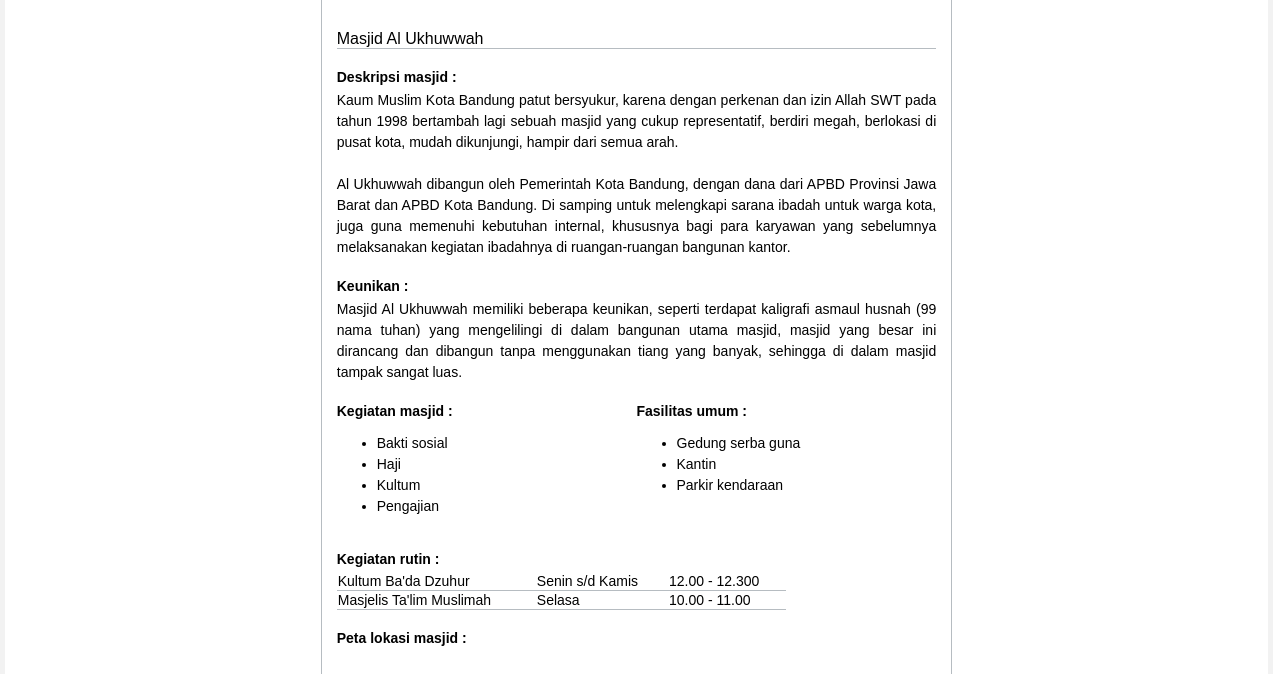
The app's page /View/PenggunaUmum/masjid.php?id_masjid=40 with its own data.
### tables this page shows
CREATE TABLE IF NOT EXISTS `masjid` (
`id_masjid` int(6) NOT NULL,
  `id_user` int(6) NOT NULL,
  `id_wilayah` int(6) NOT NULL,
  `validasi` int(6) NOT NULL,
  `sertifikat` varchar(200) NOT NULL,
  `foto` varchar(200) NOT NULL,
  `nama_masjid` varchar(200) NOT NULL,
  `alamat` varchar(200) NOT NULL,
  `rt` varchar(5) NOT NULL,
  `rw` varchar(5) NOT NULL,
  `kecamatan` varchar(100) NOT NULL,
  `no_telepon` varchar(50) NOT NULL,
  `email` varchar(50) NOT NULL,
  `peresmian_bangunan` varchar(200) DEFAULT NULL,
  `luas_tanah` int(10) DEFAULT NULL,
  `luas_bangunan` int(10) DEFAULT NULL,
  `daya_tampung_dalam_masjid` int(10) DEFAULT NULL,
  `daya_tampung_luar_masjid` int(10) DEFAULT NULL,
  `deskripsi_masjid` text NOT NULL,
  `keunikan` text,
  `struktur_organisasi` varchar(200) DEFAULT NULL,
  `latitude` varchar(200) NOT NULL,
  `longitude` varchar(200) NOT NULL
);

CREATE TABLE IF NOT EXISTS `kegiatan_masjid` (
  `id_masjid` int(6) NOT NULL,
  `id_kegiatan` int(6) NOT NULL
);

CREATE TABLE IF NOT EXISTS `kegiatan` (
`id_kegiatan` int(6) NOT NULL,
  `nama` varchar(200) NOT NULL
);

CREATE TABLE IF NOT EXISTS `fasilitas_masjid` (
  `id_masjid` int(6) NOT NULL,
  `id_fasilitas` int(6) NOT NULL
);

CREATE TABLE IF NOT EXISTS `fasilitas` (
`id_fasilitas` int(6) NOT NULL,
  `nama` varchar(200) NOT NULL
);

CREATE TABLE IF NOT EXISTS `kegiatan_rutin` (
`id_kegiatan_rutin` int(6) NOT NULL,
  `id_masjid` int(6) NOT NULL,
  `nama` varchar(200) NOT NULL,
  `hari` varchar(200) NOT NULL,
  `jam_mulai` varchar(10) DEFAULT NULL,
  `jam_selesai` varchar(10) DEFAULT NULL
);

### function/connectDB.php (called while the page is built, shortened)
<?php
function querySelect($param, $table, $where, $limit){
    $results = array();
    $query = "SELECT " . $param . " ";
    $query .= "FROM " . $table ." ";
    if($where != null) $query .= "WHERE " . $where . " ";
    $query = mysql_query($query);
    if(mysql_num_rows($query) > 0){
        $x = 0;
        while($row = mysql_fetch_assoc($query)){
            foreach($row as $key=>$value){
                $results[$x][$key] = $value;
            }
            $x++;
        }
    }
    return $results;
}
?>

### View/PenggunaUmum/masjid.php (the view, shortened to what this page needs)
<!DOCTYPE html>
<?php
include '../../function/connectDB.php';
$id_masjid = $_GET['id_masjid'];
$dataMasjid = querySelect('*', 'masjid', 'id_masjid=' . $id_masjid, null);
$joinFasilitas = querySelect('*', 'fasilitas_masjid LEFT JOIN fasilitas ON fasilitas_masjid.id_fasilitas = fasilitas.id_fasilitas', 'id_masjid=' . $id_masjid, null);
$joinKegiatan = querySelect('*', 'kegiatan_masjid LEFT JOIN kegiatan ON kegiatan_masjid.id_kegiatan = kegiatan.id_kegiatan', 'id_masjid=' . $id_masjid, null);
$kegiatanRutin = querySelect('*', 'kegiatan_rutin', 'id_masjid=' . $id_masjid, null)
?>
<html>
    <head>
        <link rel="stylesheet" href="../css/reset.css">
        <link rel="stylesheet" href="../css/style.css">
        <link rel="stylesheet" href="../css/PenggunaUmum/jquery-ui-1.10.3.css">
        <link rel="stylesheet" href="../js/fancybox/jquery.fancybox.css">
        <link rel="stylesheet" href="../js/fancybox/helpers/jquery.fancybox-thumbs.css">
        <link rel="stylesheet" href="../css/PenggunaUmum/masjid.css">
    </head>
    <body>
        <div class="wrapper">
            <div class="col-scrl">
                <div class="content row">
                    <div class="kotak-kiri box span-3">
                    </div>
                    <div class="kotak-tengah box span-6">
                        <div class="slider box span-12">
                            <div class="judul box span-12">
                                Masjid <?php echo $dataMasjid[0]['nama_masjid'] ?>
                            </div>
                            <div class="box span-12">
                                <div class="sub-judul box span-12">
                                    <b>Deskripsi masjid :</b>
                                </div>
                                <div class="text box span-12">
                                    <?php echo $dataMasjid[0]['deskripsi_masjid'] ?>
                                </div>
                            </div>
                            <div class="box span-12">
                                <div class="sub-judul box span-12">
                                    <b>Keunikan :</b>
                                </div>
                                <div class="text box span-12">
                                    <?php echo $dataMasjid[0]['keunikan'] ?>
                                </div>
                            </div>
                            <div class="box span-12">
                                <div class="box span-6">
                                    <div class="judul-ul box span-12">
                                        <b>Kegiatan masjid :</b>
                                    </div>
                                    <div class="text box span-12">
                                        <?php
                                        echo '<ul>';
                                        for ($i = 0; $i < count($joinKegiatan); $i++) {
                                            echo '<li>' . $joinKegiatan[$i]['nama'] . '</li>';
                                        }
                                        echo '</ul>';
                                        ?>
                                    </div>
                                </div>
                                <div class="box span-6">
                                    <div class="judul-ul box span-12">
                                        <b>Fasilitas umum :</b>
                                    </div>
                                    <div class="text box span-12">
                                        <?php
                                        echo '<ul>';
                                        for ($i = 0; $i < count($joinFasilitas); $i++) {
                                            echo '<li>' . $joinFasilitas[$i]['nama'] . '</li>';
                                        }
                                        echo '</ul>';
                                        ?>
                                    </div>
                                </div>
                            </div>
                            <?php
                            if (count($kegiatanRutin) != 0) {
                                ?>
                                <div class="tabel box span-9">
                                    <div class="sub-judul box span-12">
                                        <b>Kegiatan rutin :</b>
                                    </div>
                                    <div class="box span-12">
                                        <table>
                                            <?php
                                            for ($i = 0; $i < count($kegiatanRutin); $i++) {
                                                echo '<tr>';
                                                echo '<td>' . $kegiatanRutin[$i]['nama'] . '</td>';
                                                echo'<td>' . $kegiatanRutin[$i]['hari'] . '</td>';
                                                echo '<td>' . $kegiatanRutin[$i]['jam_mulai'] . ' - ' . $kegiatanRutin[$i]['jam_selesai'] . '</td>';
                                                echo '</tr>';
                                            }
                                            ?>
                                        </table>
                                    </div>
                                </div>
                                <?php
                            }else{
                                echo '';
                            }
                            ?>
                            <div class="box span-12">
                                <div class="sub-judul box span-12">
                                    <b>Peta lokasi masjid :</b>
                                </div>
                                <div class="lokasi box span-12" id="map-canvas">
                                </div>
                            </div>
                        </div>
                    </div>
                    <div class="kotak-kanan box span-3">
                    </div>
                </div>
            </div>
        </div>
    </body>
</html>

### View/css/style.css (style rules this page uses)
body { background-color: rgba(0,0,0,0.05); }
.content { background-color: white; }

### View/css/PenggunaUmum/masjid.css (style rules this page uses)
.content { margin-top: 0; }
.kotak-kiri { box-sizing: border-box; -webkit-box-sizing: border-box; -moz-box-sizing: border-box; padding: 15px 10px 0px 20px; }
.judul { font-size: 16px; border-bottom: 1px solid #b6bcc1; }
.judul-ul { box-sizing: border-box; -webkit-box-sizing: border-box; -moz-box-sizing: border-box; padding: 20px 0px 0px 0px; }
.kotak-tengah { box-sizing: border-box; -webkit-box-sizing: border-box; -moz-box-sizing: border-box; padding: 30px 15px 30px 15px; border-left: 1px solid #b6bcc1; border-right: 1px solid #b6bcc1; }
.sub-judul { box-sizing: border-box; -webkit-box-sizing: border-box; -moz-box-sizing: border-box; padding: 20px 0px 5px 0px; }
.text { text-align: justify; line-height:1.5; }
.lokasi { height: 350px; }
.tabel { box-sizing: border-box; -webkit-box-sizing: border-box; -moz-box-sizing: border-box; }
.tabel table { box-sizing: border-box; -webkit-box-sizing: border-box; -moz-box-sizing: border-box; width: 100%; }
.tabel td { box-sizing: border-box; -webkit-box-sizing: border-box; -moz-box-sizing: border-box; border-bottom: 1px solid #B6BCC1; }
.kotak-kanan { box-sizing: border-box; -webkit-box-sizing: border-box; -moz-box-sizing: border-box; padding: 30px 20px 0px 20px; }

### records on screen
masjid: nama_masjid "Al Ukhuwwah", deskripsi_masjid "Kaum Muslim Kota Bandung patut bersyukur, karena dengan perkenan dan izin Allah SWT pada tahun 1998 bertambah lagi sebuah masjid yang cukup representatif, berdiri megah, berlokasi di pusat kota, mudah dikunjungi, hampir dari semua arah. Al Ukhuwwah dibangun oleh Pemerintah Kota Bandung, dengan dana dari APBD Provinsi Jawa Barat dan APBD Kota Bandung. Di samping untuk melengkapi sarana ibadah untuk warga kota, juga guna memenuhi kebutuhan internal, khususnya bagi para karyawan yang sebelumnya melaksanakan kegiatan ibadahnya di ruangan-ruangan bangunan kantor.", keunikan "Masjid Al Ukhuwwah memiliki beberapa keunikan, seperti terdapat kaligrafi asmaul husnah (99 nama tuhan) yang mengelilingi di dalam bangunan utama masjid, masjid yang besar ini dirancang dan dibangun tanpa menggunakan tiang yang banyak, sehingga di dalam masjid tampak sangat luas."
kegiatan_masjid: id_kegiatan.nama "Bakti sosial"
kegiatan_masjid: id_kegiatan.nama "Haji"
kegiatan_masjid: id_kegiatan.nama "Kultum"
kegiatan_masjid: id_kegiatan.nama "Pengajian"
fasilitas_masjid: id_fasilitas.nama "Gedung serba guna"
fasilitas_masjid: id_fasilitas.nama "Kantin"
fasilitas_masjid: id_fasilitas.nama "Parkir kendaraan"
kegiatan_rutin: nama "Kultum Ba'da Dzuhur", hari "Senin s/d Kamis", jam_mulai "12.00", jam_selesai "12.300"
kegiatan_rutin: nama "Masjelis Ta'lim Muslimah", hari "Selasa", jam_mulai "10.00", jam_selesai "11.00"
